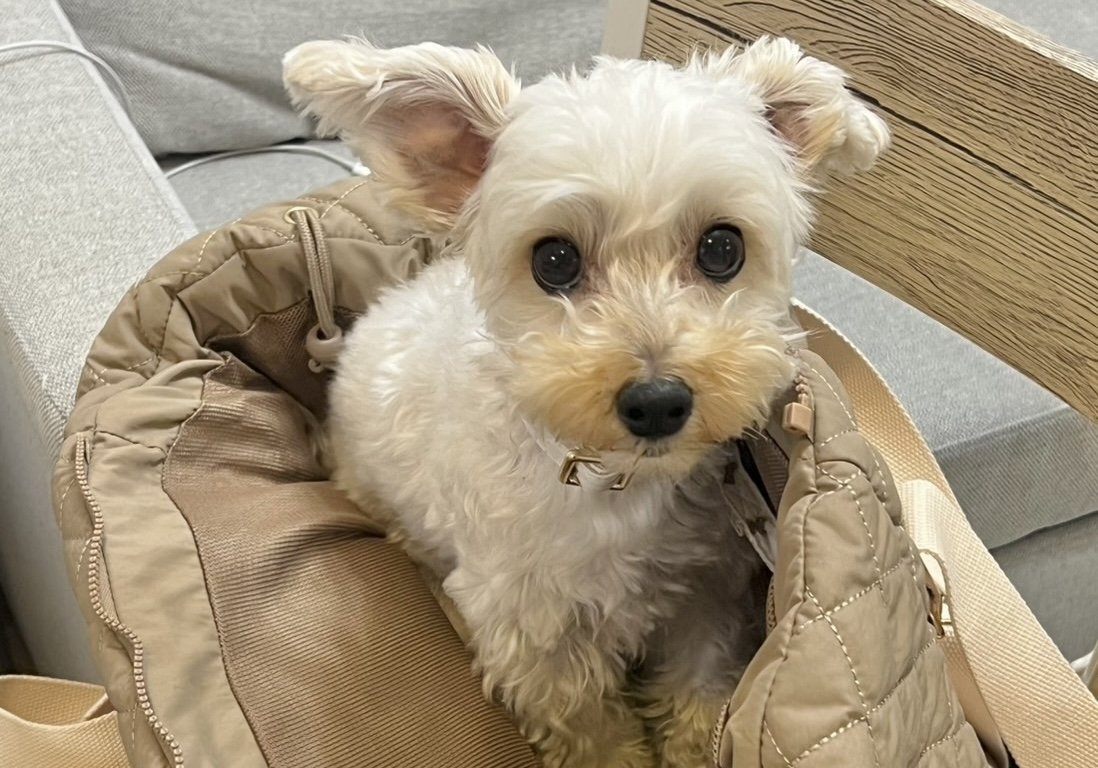
#> input picture Machine Learning II/Module 11 Smoothing, Thresholding/Solutions/image.jpg, 1098 x 768 px
$ jupyter execute --allow-errors 10_Thresholding_Solution.ipynb   (older library calls are emulated)
#> lines starting #> are read from the running program, lines starting #| are printed output that depends on the picture; after the words box and inside, x2 and y2 are one past the last pixel; in counts of white or black regions, pixels touching at a corner belong together
# Thresholding
## This notebook outlines the concepts behind Thresholding used in Image processing

Thresholding is the **binarization** of an image
- Convert a grayscale image to a binary image, where the pixels are either 0 or 255

A **simple thresholding example** would be as follows:
- selecting a pixel value p
- Setting all pixel intensities less than p to zero
- Setting all pixel values greater than p to 255

In this way, we are able to create a **binary representation** of the image

Normally, we use thresholding to focus on objects or **areas of particular interest** in an image

### Types of Thresholding
- Simple Thresholding
- Adaptive Thresholding
- Otsu and Riddler-Calvard Thresholding
- Watershed

## SIMPLE THRESHOLDING

Applying simple thresholding methods requires **human intervention**
- Specify a threshold value **T**
- All pixel intensities **below** T are set to **0**
- All pixel intensities **greater** than T are set to **255**

**Inverse Binarization**

- Setting all pixels **below** T to **255**
- Setting all pixel intensities **greater** than T to **0**

### Steps
- Import the libraries
- Load the image
- Convert the image into grayscale
- Blur the image (optional)
- Threshold the image
- Display the image

#### Import the necessary libraries

[cell 1]
import cv2
import numpy as np

#### Load the image

[cell 2]
image = cv2.imread("image.jpg")
#> image is the input picture: shape (768, 1098, 3); mean B, G, R 124, 148.4, 163.2

#### Convert the image into grayscale

[cell 3]
gray = cv2.cvtColor(image, cv2.COLOR_BGR2GRAY)

#### Blur the image

[cell 4]
blurred = cv2.GaussianBlur(gray, (5, 5), 0)

#### Threshold the image
- Use **cv2.threshold( )**
    - image
    - threshold value **T** (manual setting)
    - Maximum value **M** to be set during thresholding
        - If a pixel intensity p is greater than T, it is set to M
        - If a pixel intensity p is lesser than T, it is set to 0
    - Thresholding method
        - **THRESH_BINARY**
            - Pixel values greater than T are set to maximum value M
    - Returns
        - T (manually set)
        - thresholded image

[cell 5]
(T, thresh) = cv2.threshold(blurred, 155, 255, cv2.THRESH_BINARY)
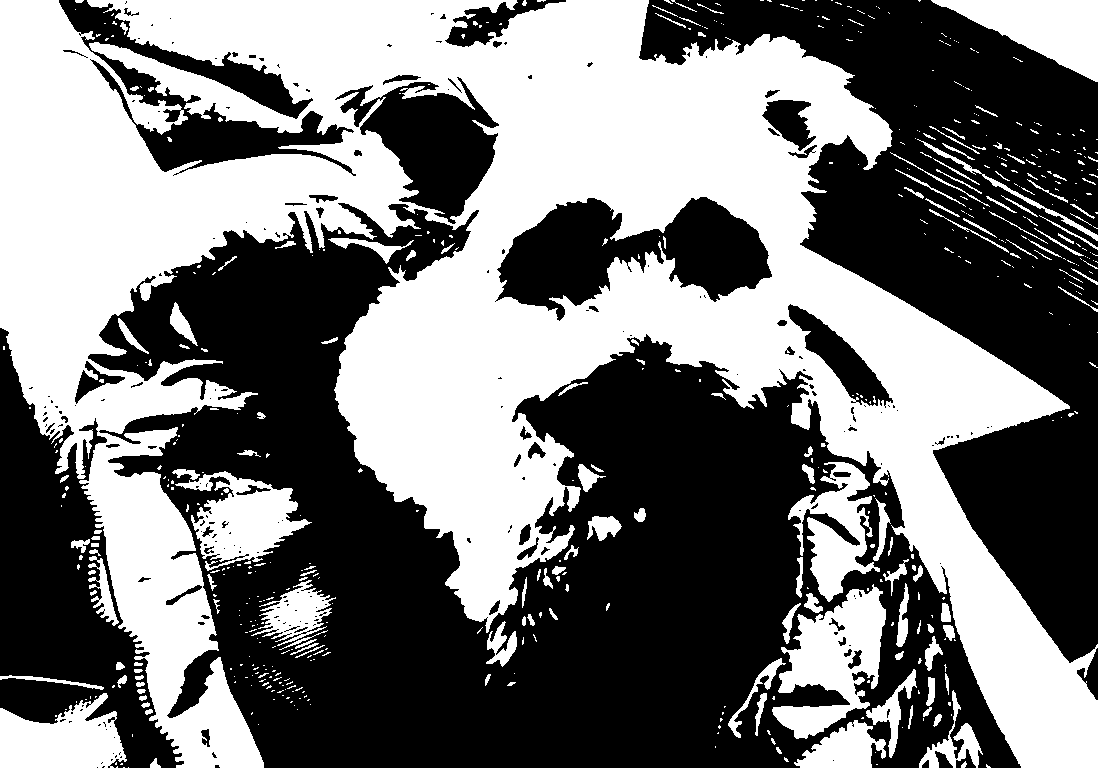
#> thresh: shape (768, 1098); 46.8% white; 560 white regions (408 under 20 px), largest, box (x1, y1, x2, y2) and area: (0, 0, 1098, 768) 336321, (772, 584, 886, 739) 9029, (931, 0, 1098, 82) 6895

#### Display the thresholded image

[cell 6]
cv2.imshow("Thresholding of Image", np.hstack([gray, blurred, thresh]))
cv2.waitKey(0)

### Homework:
- Test whether using Blurring before Thresholding helps or not
    - Take more images
    - Run results with Blurring
    - Run results without Blurring
    - Compare and study the effects of blurring
- Also, try the other Thresholding methods
    - cv2.THRESH_TRUNC
    - cv2.THRESH_TOZERO
    - cv2.THRESH_TOZERO_INV

### Inverse Thresholding

[cell 7]
(T, threshInv) = cv2.threshold(blurred, 155, 255, cv2.THRESH_BINARY_INV)

[cell 8]
cv2.imshow("Thresholding of Images", np.hstack([gray, blurred, thresh, threshInv]))
cv2.waitKey(0)

[cell 9]
cv2.imshow("Thresholding of Images", np.hstack([blurred, thresh, threshInv]))
cv2.waitKey(0)

### Extract the foreground

[cell 10]
foreground = cv2.bitwise_and(image, image, mask = threshInv)

[cell 11]
cv2.imshow("Thresholding of Images", np.hstack([gray, blurred, thresh, threshInv]))
cv2.imshow("Foreground extraction", np.hstack([image, foreground]))
cv2.waitKey(0)

## ADAPTIVE THRESHOLDING

Drawbacks of Previous method
- Manually supply Threshold Value T
- Requires lots of experiments with different T

**Solution**: Adaptive Thresholding

Consider **small neighbors** of pixels and then find an **optimal threshold value** T for each neighbor

Useful
- High ranges of pixel intensities in the image
- Optimal value of T may change for different parts of the image

### Steps
- Import the libraries
- Load the image
- Convert the image into grayscale
- Blur the image (optional)
- Adaptive Threshold the image
- Display the image

#### Import the libraries

[cell 12]
import cv2
import numpy as np

#### Load the image

[cell 13]
image = cv2.imread("image.jpg")

#### Convert the image into grayscale

[cell 14]
gray = cv2.cvtColor(image, cv2.COLOR_BGR2GRAY)

#### Blur the image

[cell 15]
blurred = cv2.GaussianBlur(gray, (5, 5), 0)

#### Threshold the image
- Use **cv2.adaptiveThreshold( )**
    - image
    - Maximum value **M** to be set during thresholding
        - If a pixel intensity p is greater than T, it is set to M
        - If a pixel intensity p is lesser than T, it is set to 0
    - Method to compute the thresholding
        - **ADAPTIVE_THRESH_MEAN_C**
            - Compute the mean of the neighborhood of pixels and treat it as T
        - **ADAPTIVE_THRESH_GAUSSIAN_C**
            - Compute the Weighted mean of the neighborhood of pixels and treat it as T
    - Thresholding Method
        - **THRESH_BINARY_INV**
            - If any pixel greater than T in the neighborhood should be set to 255
            - If any pixel less than T, set to 0
    - Neighborhood size
        - Smaller square region for consideration to compute threshold
    - C
        - Integer that is subtracted from the mean allowing us to fine-tune our thresholding
    - Returns
        - T (manually set)
        - thresholded image

[cell 16]
thresh = cv2.adaptiveThreshold(blurred,
                               255,
                               cv2.ADAPTIVE_THRESH_MEAN_C,
                               cv2.THRESH_BINARY_INV,
                               11,
                               4
)
#> thresh: shape (768, 1098); 25.4% white; 4409 white regions (2924 under 20 px), largest, box (x1, y1, x2, y2) and area: (70, 261, 329, 424) 5909, (51, 409, 185, 768) 4747, (860, 437, 1020, 768) 3045

#### Display the Thresholded image

[cell 17]
cv2.imshow("Adaptive Thresholding of Image", np.hstack([gray, blurred, thresh]))
cv2.waitKey(0)

### Try Gaussian Thresholding

[cell 18]
gaussianthresh = cv2.adaptiveThreshold(blurred,
                               255,
                               cv2.ADAPTIVE_THRESH_GAUSSIAN_C,
                               cv2.THRESH_BINARY_INV,
                               15,
                               3
)
#> gaussianthresh: shape (768, 1098); 26.6% white; 4921 white regions (3378 under 20 px), largest, box (x1, y1, x2, y2) and area: (729, 292, 956, 520) 5550, (121, 211, 329, 425) 5532, (51, 436, 185, 768) 4537

[cell 19]
cv2.imshow("Adaptive Thresholding of Images", np.hstack([gray, blurred, thresh, gaussianthresh]))
cv2.waitKey(0)

### Extract Foreground

[cell 20]
foregroundgaussian = cv2.bitwise_and(image, image, mask = gaussianthresh)
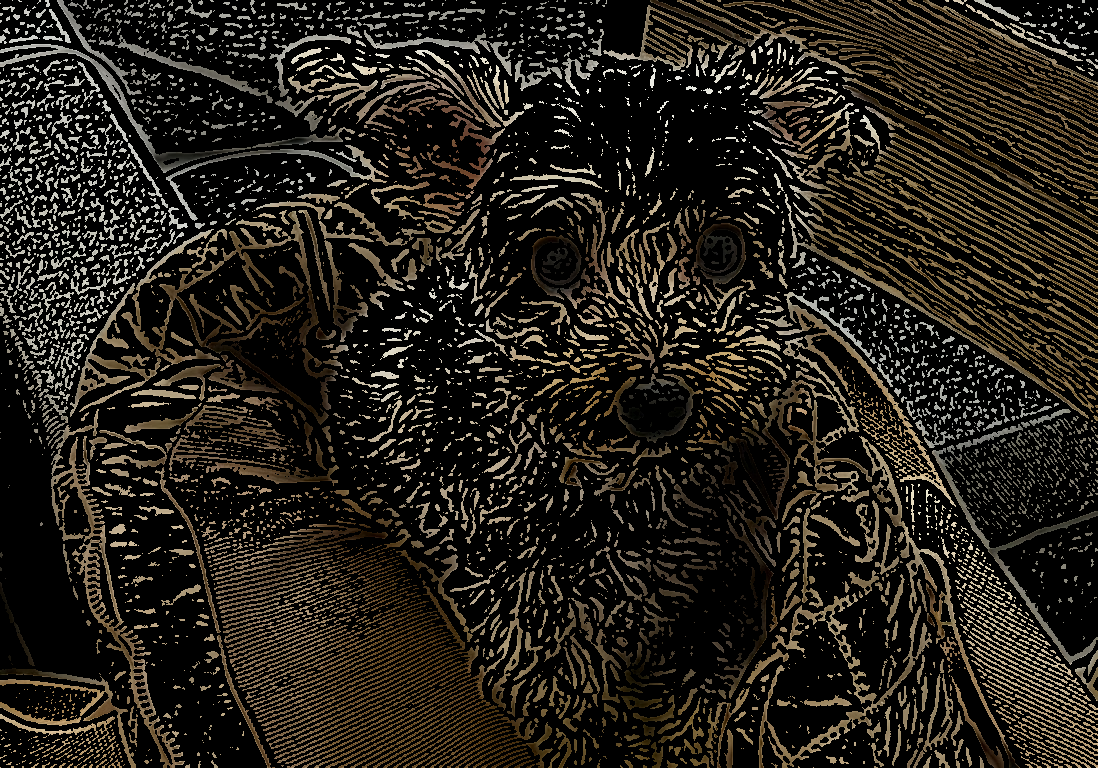
#> foregroundgaussian: shape (768, 1098, 3); mean B, G, R 26.1, 32.9, 37.2

[cell 21]
cv2.imshow("Gaussian Adaptive Thresholding of Images", np.hstack([gray, blurred, thresh, gaussianthresh]))
cv2.imshow("Foreground extraction using Gaussian", np.hstack([image, foregroundgaussian]))
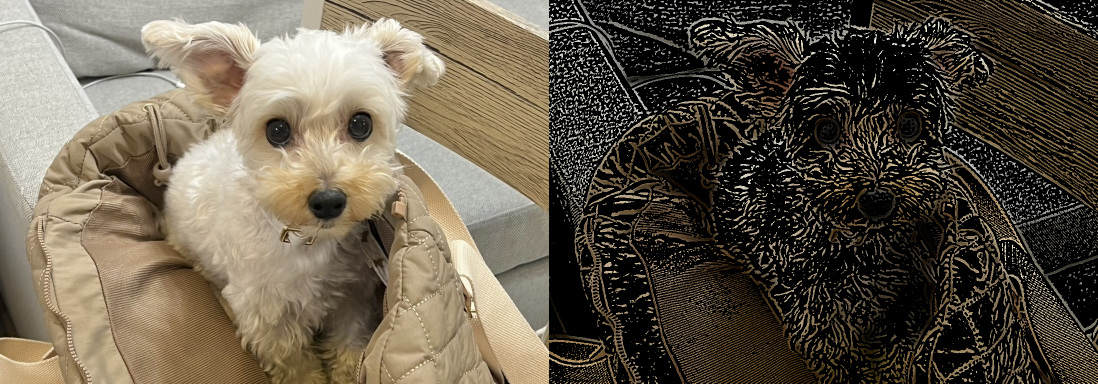
#> window 'Foreground extraction using Ga': shape (768, 2196, 3) (shown at 1/2 size); mean B, G, R 75, 90.7, 100.2
cv2.waitKey(0)

## OTSU THRESHOLDING

Otsu’s method assumes there are **two peaks** in the grayscale histogram of the image
It then tries to find an optimal value to **separate** these two peaks – thus our value of T

Note: Please install **mahotas**

### Steps
- Import the libraries
- Load the image
- Convert the image into grayscale
- Blur the image (optional)
- Otsu Threshold the image
- Display the image

#### Import the ncessary libraries

[cell 22]
#!pip install mahotas

[cell 23]
import cv2
import numpy as np
import mahotas

#### Load the image

[cell 24]
image = cv2.imread("image.jpg")

#### Convert the image into grayscale

[cell 25]
gray = cv2.cvtColor(image, cv2.COLOR_BGR2GRAY)

#### Blur the image

[cell 26]
blurred = cv2.GaussianBlur(gray, (5, 5), 0)

#### OTSU Thresholding of image
- Find the optimal threshold for the image
    - Use mahotas.thresholding.**otsu**
- Apply threshold
    - Copy the image
    - Set to white pixel if pixel intensity greater than T
    - Set to black pixel if pixel intensity less than 255
    - Invert the thresholding
        - Use **cv2.bitwise_not**

##### Find the optimal threshold of the image - Use OTSU

[cell 27]
T = mahotas.thresholding.otsu(blurred)
#> T = 147

##### What's the value of T?

[cell 28]
T
#> Out = 147

#### Apply threshold
##### Copy the image

[cell 29]
thresh = image.copy()

##### Set to white pixel if pixel intensity greater than T

[cell 30]
thresh[thresh > T] = 255
#> thresh: shape (768, 1098, 3)

##### Set to black pixel if pixel intensity less than 255

[cell 31]
thresh[thresh < 255] = 0

##### Invert the thresholding
- Use cv2.bitwise_not

[cell 32]
thresh = cv2.bitwise_not(thresh)
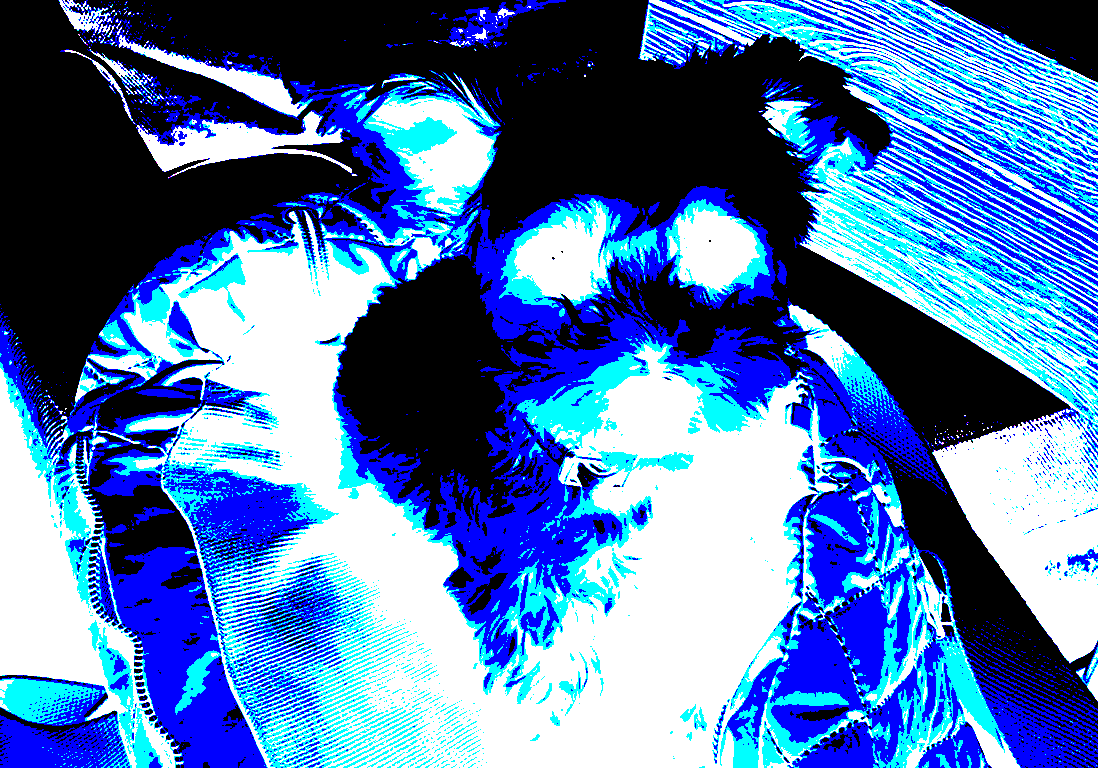
#> thresh: shape (768, 1098, 3); mean B, G, R 173.2, 118.3, 81.7

##### Display the image

[cell 33]
cv2.imshow("OTSU Thresholding of Images", np.hstack([image, thresh]))
cv2.waitKey(0)

## RIDDLER-CALVARD THRESHOLDING

#### RC Thresholding of image
- Find the optimal threshold for the image
    - Use mahotas.thresholding.**rc**
- Apply threshold
    - Copy the image
    - Set to white pixel if pixel intensity greater than T
    - Set to black pixel if pixel intensity less than 255
    - Invert the thresholding
        - Use **cv2.bitwise_not**

#> (a cell that did not finish here is left out)

[cell 35]
thresh_RC = image.copy()

#> (a cell that did not finish here is left out)

[cell 37]
thresh_RC[thresh_RC < 255] = 0

[cell 38]
thresh_RC = cv2.bitwise_not(thresh_RC)
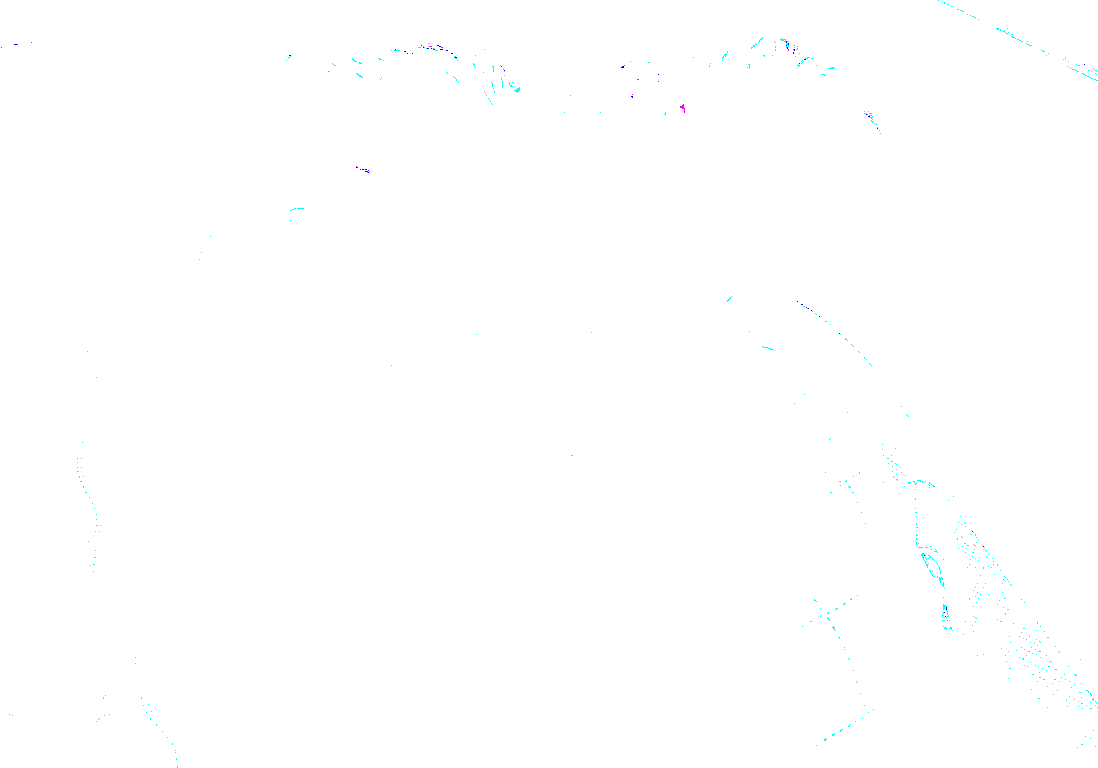
#> thresh_RC: shape (768, 1098, 3); mean B, G, R 255, 255, 254.6

[cell 39]
cv2.imshow("RC Thresholding of Images", np.hstack([image, thresh_RC]))
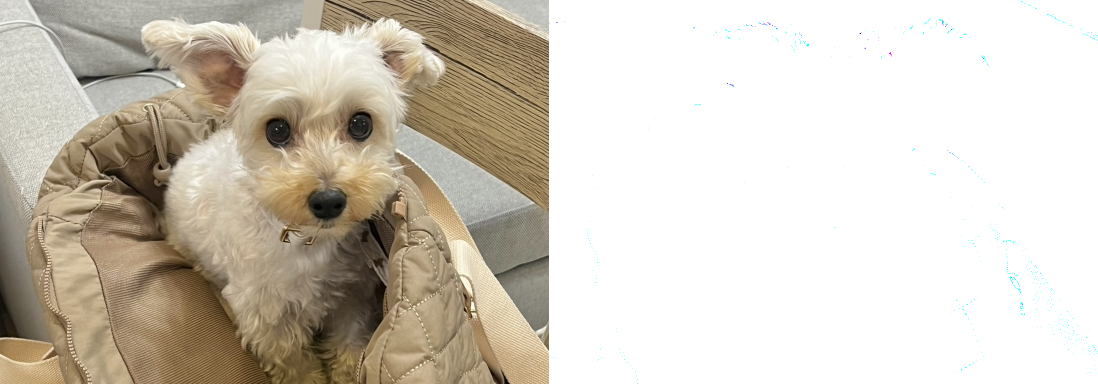
#> window 'RC Thresholding of Images': shape (768, 2196, 3) (shown at 1/2 size); mean B, G, R 189.5, 201.7, 208.9
cv2.waitKey(0)
